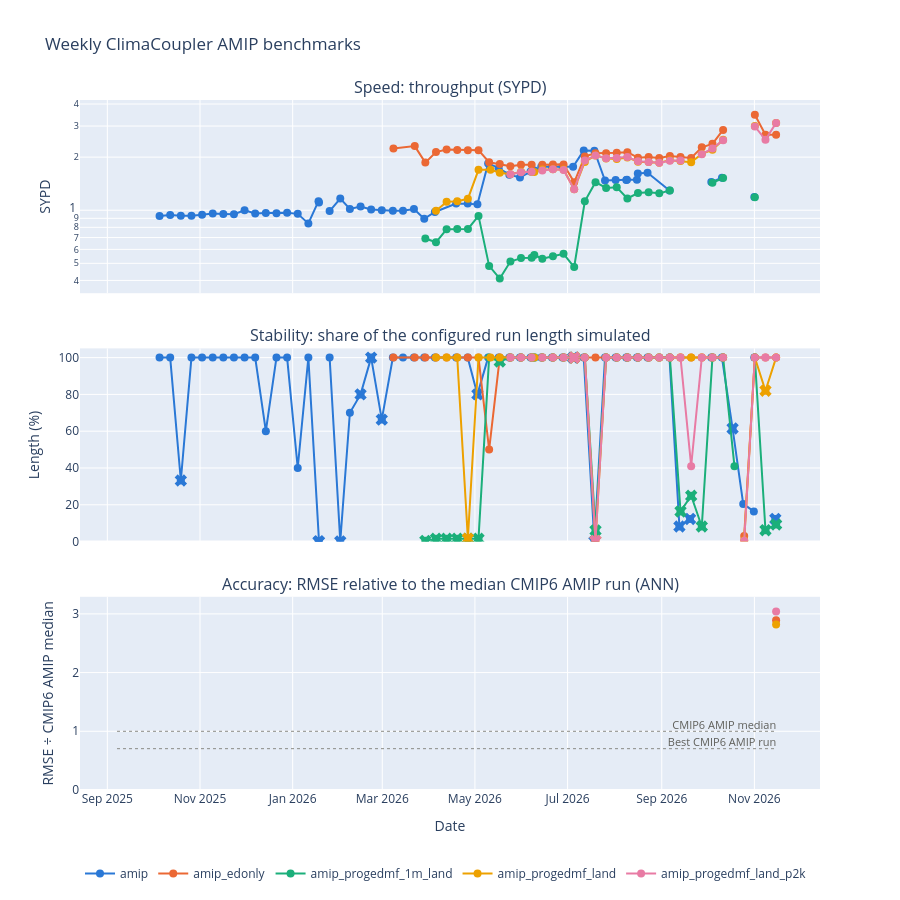
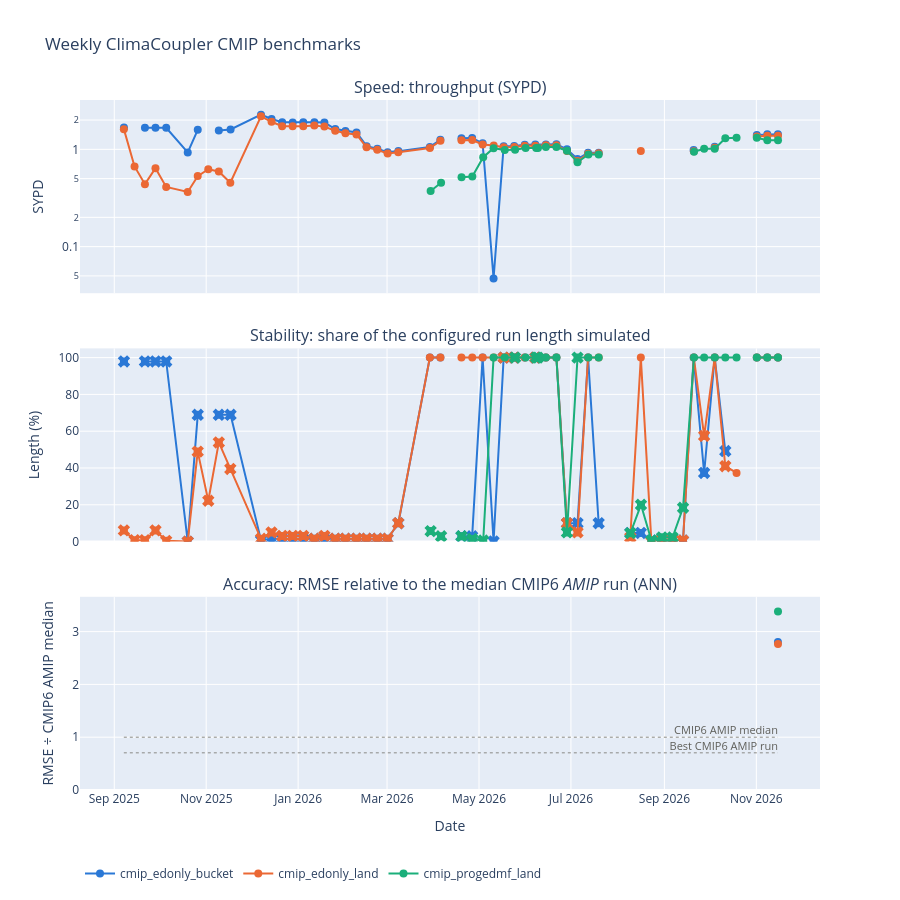
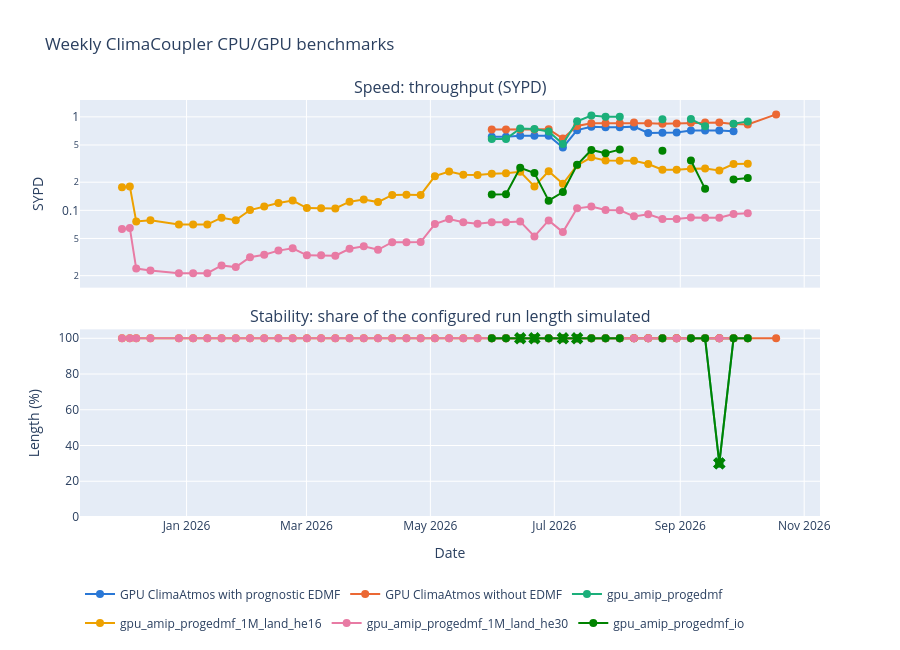
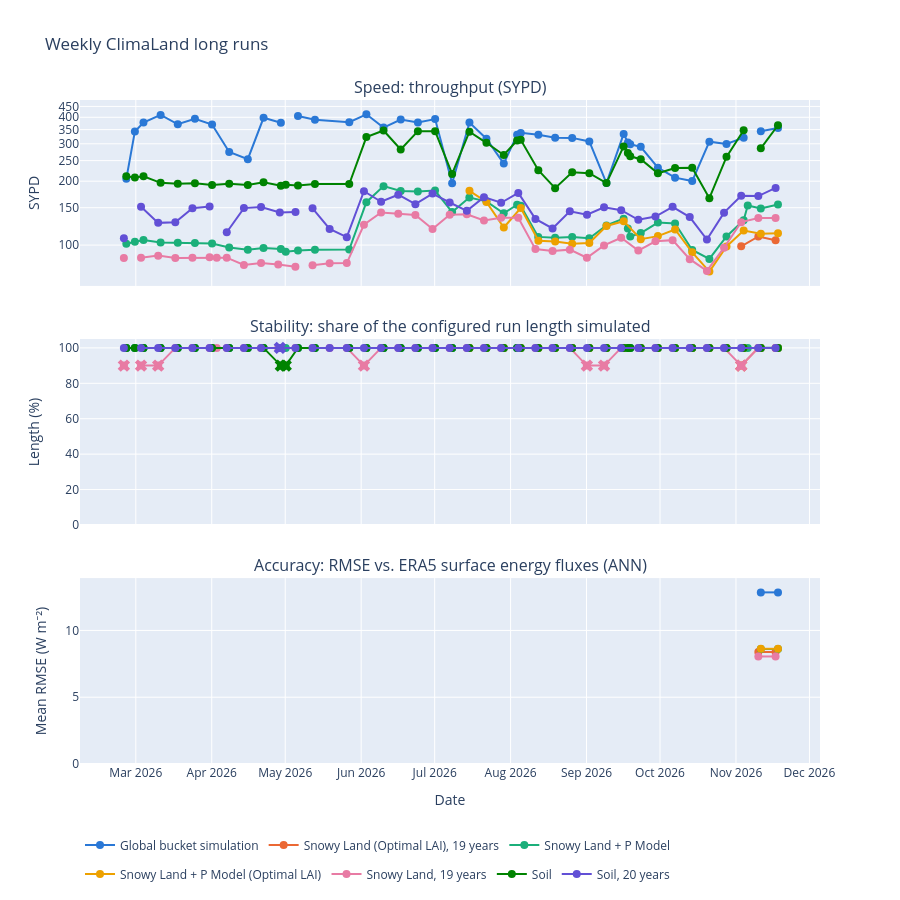

Write notebook code for charts like these, in order.
### Code cell
# Fixed-order categorical palette, validated for colour-vision deficiency
# on adjacent pairs. It has eight slots; a ninth config in a suite reuses
# the colours with dashed lines rather than inventing a hue.
PALETTE = [
    "#2a78d6",
    "#eb6834",
    "#1baf7a",
    "#eda100",
    "#e87ba4",
    "#008300",
    "#6250d6",
    "#e34948",
]


def make_figure(suite: dict) -> go.Figure:
    """Speed, stability, and (if the suite has a leaderboard) accuracy."""
    has_accuracy = suite["accuracy_title"] is not None
    rows = 3 if has_accuracy else 2
    titles = [
        "Speed: throughput (SYPD)",
        "Stability: share of the configured run length simulated",
    ]
    if has_accuracy:
        titles.append(suite["accuracy_title"])
    fig = make_subplots(
        rows=rows,
        cols=1,
        shared_xaxes=True,
        vertical_spacing=0.08 if has_accuracy else 0.1,
        subplot_titles=titles,
    )
    suite_df = df[df["pipeline"].isin(suite["pipelines"])]
    suite_scores = scores[scores["pipeline"].isin(suite["pipelines"])]

    for i, run_name in enumerate(suite["run_names"]):
        sub = suite_df[suite_df["run_name"] == run_name].sort_values("date")
        color = PALETTE[i % len(PALETTE)]
        style = dict(
            legendgroup=run_name,
            mode="lines+markers",
            marker=dict(color=color, size=8),
            line=dict(
                color=color,
                width=2,
                dash="solid" if i < len(PALETTE) else "dash",
            ),
        )
        fig.add_trace(
            go.Scatter(
                x=sub["date"],
                y=sub["sypd"],
                name=run_name,
                customdata=sub[["job_state", "pipeline"]].fillna(""),
                hovertemplate=(
                    f"<b>{run_name}</b><br>"
                    "%{x|%Y-%m-%d}<br>SYPD: %{y:.3f}<br>"
                    "%{customdata[1]}<br>%{customdata[0]}<extra></extra>"
                ),
                **style,
            ),
            row=1,
            col=1,
        )
        fig.add_trace(
            go.Scatter(
                x=sub["date"],
                y=sub["fraction_completed"] * 100,
                name=run_name,
                showlegend=False,
                customdata=sub[["job_state", "error"]]
                .fillna("")
                .assign(simulated_years=sub["simulated_years"]),
                hovertemplate=(
                    f"<b>{run_name}</b><br>"
                    "%{x|%Y-%m-%d}<br>%{y:.1f}% of target "
                    "(%{customdata[2]:.3g} simulated years)<br>"
                    "%{customdata[0]}<br>%{customdata[1]}<extra></extra>"
                ),
                **style,
            ),
            row=2,
            col=1,
        )
        # Mark genuine failures so a crash reads as a crash rather than just
        # a low value (see FAILURE_STATES above)
        failed = sub[sub["job_state"].isin(FAILURE_STATES)]
        fig.add_trace(
            go.Scatter(
                x=failed["date"],
                y=failed["fraction_completed"] * 100,
                name=run_name,
                legendgroup=run_name,
                showlegend=False,
                mode="markers",
                marker=dict(color=color, symbol="x", size=11),
                hoverinfo="skip",
            ),
            row=2,
            col=1,
        )
        if not has_accuracy:
            continue
        acc = suite_scores[suite_scores["run_name"] == run_name].sort_values(
            "date"
        )
        fig.add_trace(
            go.Scatter(
                x=acc["date"],
                y=acc["accuracy"],
                name=run_name,
                showlegend=False,
                customdata=acc[["job_state", "detail"]].fillna(""),
                hovertemplate=(
                    f"<b>{run_name}</b><br>"
                    "%{x|%Y-%m-%d}<br>Score: %{y:.3g}<br>"
                    "%{customdata[1]}<br>%{customdata[0]}<extra></extra>"
                ),
                **style,
            ),
            row=3,
            col=1,
        )

    # Reference lines for the coupler's relative score: the CMIP6 AMIP
    # median model is 1 by construction, and the best model's ratio is the
    # bar to beat. Drawn across the whole time axis so they read as
    # references.
    reference = suite_scores["reference"].dropna() if has_accuracy else []
    if len(reference):
        x_span = [suite_df["date"].min(), suite_df["date"].max()]
        for y, label in [
            (1.0, "CMIP6 AMIP median"),
            (reference.mean(), "Best CMIP6 AMIP run"),
        ]:
            fig.add_trace(
                go.Scatter(
                    x=x_span,
                    y=[y, y],
                    mode="lines+text",
                    line=dict(color="#8a8a85", width=1, dash="dot"),
                    text=["", label],
                    textposition="top left",
                    textfont=dict(color="#5f5f5a", size=11),
                    showlegend=False,
                    hoverinfo="skip",
                ),
                row=3,
                col=1,
            )

    # Throughput spans two orders of magnitude across these configs
    # (slabplanet ~0.03 SYPD vs AMIP >2), so a linear axis hides structure
    fig.update_yaxes(title_text="SYPD", type="log", row=1, col=1)
    fig.update_yaxes(title_text="Length (%)", range=[0, 105], row=2, col=1)
    if has_accuracy:
        fig.update_yaxes(
            title_text=suite["accuracy_axis"], rangemode="tozero", row=3, col=1
        )
    fig.update_xaxes(title_text="Date", row=rows, col=1)
    fig.update_layout(
        height=900 if has_accuracy else 650,
        title=suite["title"],
        legend=dict(orientation="h", y=-0.1 if has_accuracy else -0.15),
    )
    return fig


os.makedirs("figures", exist_ok=True)
for suite in SUITES:
    fig = make_figure(suite)
    fig.write_json(f"figures/weekly-benchmarks-{suite['slug']}.json")
    fig.show()
